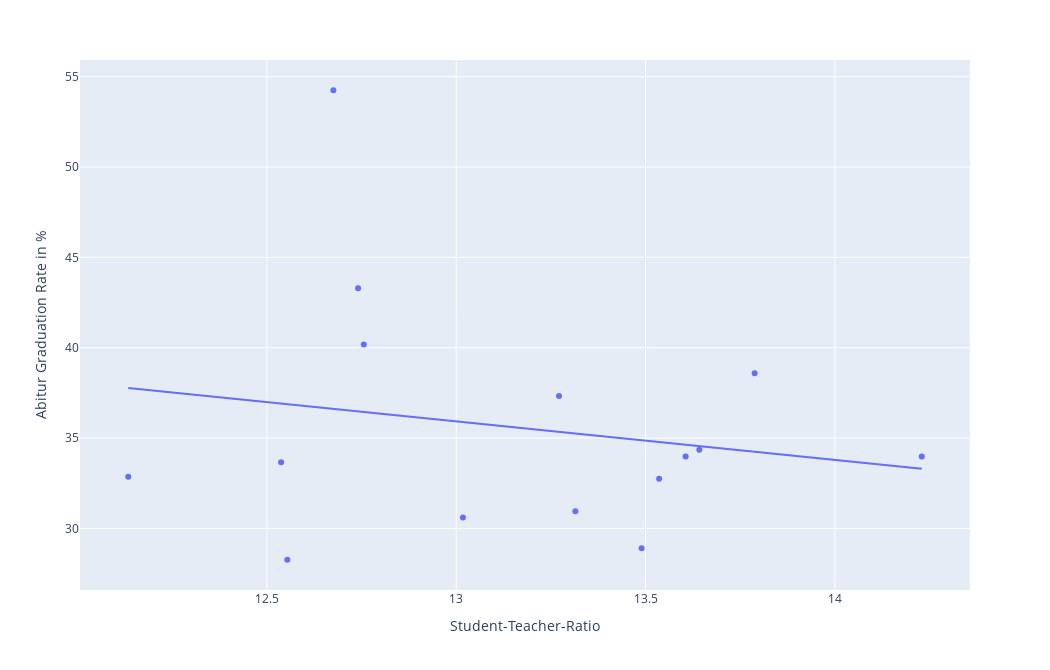
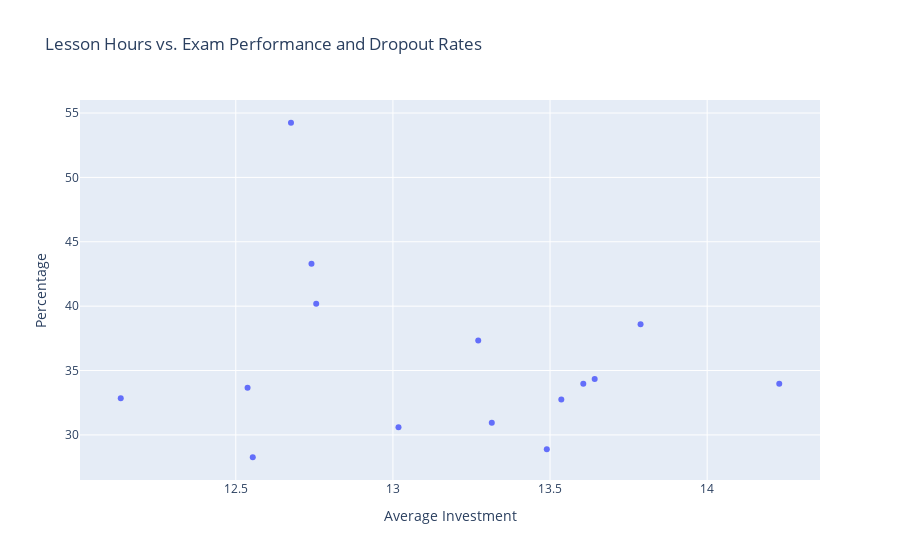

The code cell stored with these charts, in order, in its notebook:
### Code cell
import plotly.express as px

fig1 = px.scatter(test3, x='avg_students_per_teacher', y='avg_abitur_graduation_rate_in_%', trendline='ols', width=10.5*100, height=6.7*100)
fig1.update_layout(xaxis_title='Student-Teacher-Ratio', yaxis_title='Abitur Graduation Rate in %')

#title='Correlation between Student-Teacher-Ratio and Abitur Graduation Rate', 
# fig2 = px.scatter(avg_key_indicator, x='avg_students_per_teacher', y='avg_abitur_graduation_rate_perc', trendline='ols')
# fig2.update_layout(title='Correlation between Lesson Hours and Dropout Rate', xaxis_title='Investment', yaxis_title='Dropout Rate')

fig1.show()
# fig2.show()

import plotly.graph_objects as go

fig = go.Figure()

# add scatter plot for avg_abitur_graduation_rate_perc
# fig.add_trace(go.Scatter(x=avg_key_indicator['avg_students_per_teacher'], y=avg_key_indicator['avg_abitur_graduation_rate_perc'], mode='markers', name='Avg Dropout Rate', color='Federal States'))

# add scatter plot for avg_abitur_graduation_rate_in_%
fig.add_trace(go.Scatter(x=test3['avg_students_per_teacher'], y=test3['avg_abitur_graduation_rate_in_%'], mode='markers', name='avg_abitur_graduation_rate_in_%'))

# update layout
fig.update_layout(title='Lesson Hours vs. Exam Performance and Dropout Rates', xaxis_title='Average Investment', yaxis_title='Percentage', legend=dict(yanchor='top', y=0.99, xanchor='left', x=0.01))

fig.show()

### Figure 1 — Plotly figure (JSON) as saved in the notebook; plotly's stock layout.template omitted (floating-point values rounded to 4 significant figures)
{"data": [{"hovertemplate": "avg_students_per_teacher=%{x}<br>avg_abitur_graduation_rate_in_%=%{y}<extra></extra>", "legendgroup": "", "marker": {"color": "#636efa", "symbol": "circle"}, "mode": "markers", "name": "", "orientation": "v", "showlegend": false, "type": "scatter", "x": [13.49, 12.74, 12.76, 13.27, 12.68, 13.54, 13.64, 13.02, 13.79, 13.61, 12.54, 13.31, 12.55, 14.23, 12.13], "xaxis": "x", "y": [28.9, 43.28, 40.18, 37.33, 54.25, 32.75, 34.35, 30.6, 38.59, 33.98, 33.66, 30.95, 28.26, 33.97, 32.85], "yaxis": "y"}, {"hovertemplate": "<b>OLS trendline</b><br>avg_abitur_graduation_rate_in_% = -2.1299 * avg_students_per_teacher + 63.6083<br>R<sup>2</sup>=0.034558<br><br>avg_students_per_teacher=%{x}<br>avg_abitur_graduation_rate_in_%=%{y} <b>(trend)</b><extra></extra>", "legendgroup": "", "marker": {"color": "#636efa", "symbol": "circle"}, "mode": "lines", "name": "", "showlegend": false, "type": "scatter", "x": [12.13, 12.54, 12.55, 12.68, 12.74, 12.76, 13.02, 13.27, 13.31, 13.49, 13.54, 13.61, 13.64, 13.79, 14.23], "xaxis": "x", "y": [37.76, 36.9, 36.87, 36.61, 36.47, 36.44, 35.88, 35.34, 35.25, 34.88, 34.78, 34.63, 34.55, 34.24, 33.3], "yaxis": "y"}], "layout": {"height": 670, "legend": {"tracegroupgap": 0}, "margin": {"t": 60}, "width": 1050, "xaxis": {"anchor": "y", "domain": [0, 1], "title": {"text": "Student-Teacher-Ratio"}}, "yaxis": {"anchor": "x", "domain": [0, 1], "title": {"text": "Abitur Graduation Rate in %"}}}}

### Figure 2 — Plotly figure (JSON) as saved in the notebook; plotly's stock layout.template omitted (floating-point values rounded to 4 significant figures)
{"data": [{"mode": "markers", "name": "avg_abitur_graduation_rate_in_%", "type": "scatter", "x": [13.49, 12.74, 12.76, 13.27, 12.68, 13.54, 13.64, 13.02, 13.79, 13.61, 12.54, 13.31, 12.55, 14.23, 12.13], "y": [28.9, 43.28, 40.18, 37.33, 54.25, 32.75, 34.35, 30.6, 38.59, 33.98, 33.66, 30.95, 28.26, 33.97, 32.85]}], "layout": {"legend": {"x": 0.01, "xanchor": "left", "y": 0.99, "yanchor": "top"}, "title": {"text": "Lesson Hours vs. Exam Performance and Dropout Rates"}, "xaxis": {"title": {"text": "Average Investment"}}, "yaxis": {"title": {"text": "Percentage"}}}}
